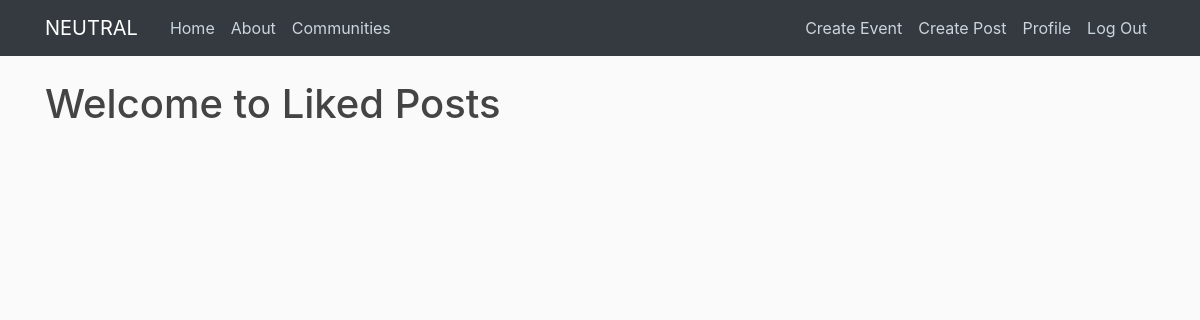
Before: /LikedPosts/ (signed in) with the older database file.
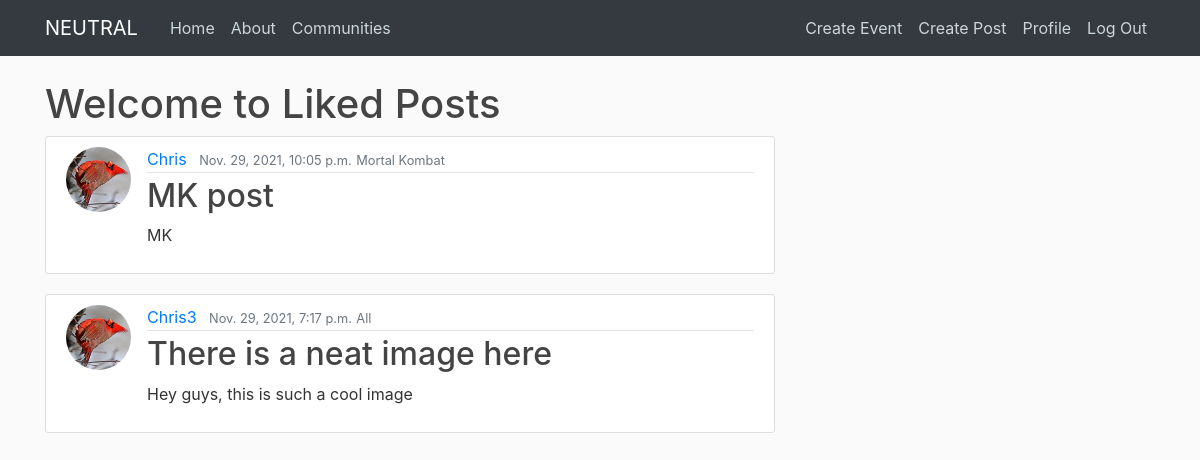
After: the same page with the newer database file.
### blog/models.py (models this page shows, shortened)
class Post(models.Model):
	title = models.CharField(max_length=200)
	content = models.TextField()
	date_posted = models.DateTimeField(default= timezone.now)
	author = models.ForeignKey(User, on_delete=models.CASCADE)
	community = models.CharField(max_length=20 ,choices=COMMUNITY_CHOICES, default='All')
	dislikes = models.ManyToManyField(User, related_name = 'post_dislikes')
	likes = models.ManyToManyField(User, related_name = 'post_likes')
	image = models.ImageField(null=True, blank=True, upload_to = "post-images/")

### users/models.py (models this page shows, shortened)
class Profile(models.Model):
	user = models.OneToOneField(User, on_delete=models.CASCADE)
	image = models.ImageField(default='default.jpg', upload_to = 'profile_pics')

### blog/views.py (the view)
# urls.py: path('LikedPosts/',LikedPosts, name='LikedPosts'),
def LikedPosts(request):
	context = {
		'posts': Post.objects.order_by('-date_posted').all()
	}
	return render(request, 'blog/LikedPosts.html', context)

### blog/templates/blog/LikedPosts.html (shortened to what this page needs)
{% extends "communities/base.html"%}
{% block content %}
<h1>Welcome to Liked Posts</h1>
{%if user.is_authenticated%}
    {% for post in posts %}
        {% if user in post.likes.all %}
		<article class="media content-section">
		  <img class = "rounded-circle article-img" src = "{{post.author.profile.image.url}}">
		  <div class="media-body">
		    <div class="article-metadata">
		      <a class="mr-2" href="{% url 'user-posts' post.author.username %}">{{ post.author }}</a>
		      <small class="text-muted">{{ post.date_posted }}</small>
		      <small class="text-muted">{{ post.community }}</small>
		    </div>
		    <h2><a class="article-title" href="{% url 'post-detail' post.id%}">{{ post.title }}</a></h2>
		    <p class="article-content">{{ post.content }}</p>
		  </div>
		</article>
        {%endif%}
	{% endfor %}
    {%else%}
    <p>Please login to see posts you have liked</p>
    {%endif%}
{% endblock content%}

Changed rows visible on the page:
added Post: author.profile.image (placeholder picture), author "Chris", date_posted "Nov. 29, 2021, 10:05 p.m.", community "Mortal Kombat", title "MK post", content "MK"
added Post: author.profile.image (placeholder picture), author "Chris3", date_posted "Nov. 29, 2021, 7:17 p.m.", community "All", title "There is a neat image here", content "Hey guys, this is such a cool image"
